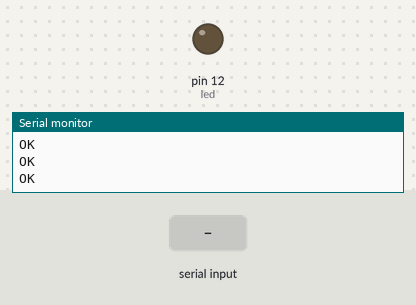
The sketch below on a simulated Arduino Uno, built with avr-gcc and run on an emulated ATmega328P. On the bench: output pins drawn as LEDs (lit = HIGH), the last lines printed to the serial monitor. The inputs (shaded band) are chosen by the test bench. The modem accepts every AT command (registered, SIM ready, sends succeed) and sends nothing else.

Above: at 3.4 s.
3.5 s: "Led_on" received over the second serial link
At 5.6 s:
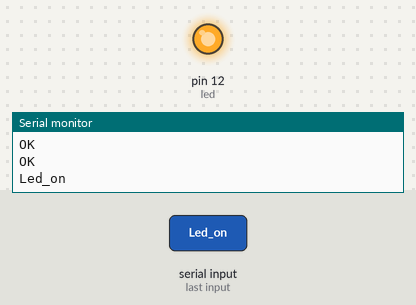
6.0 s: "Led_off" received over the second serial link
At 7.4 s:
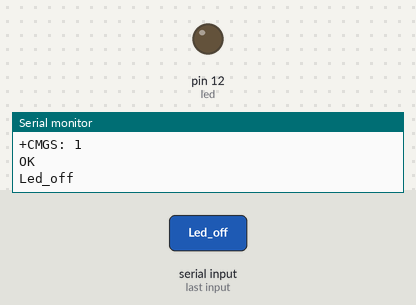
Timing chart, 0 to 9.0 s (numbered marks = the images above; inputs shaded):
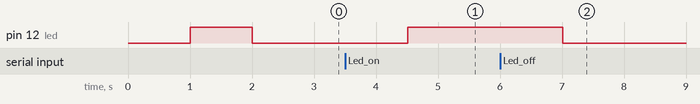

The sketch:

sketch_sep16a_LED_ON_SMS.ino
```cpp
#include <SoftwareSerial.h> // Library for using serial communication
SoftwareSerial mySerial(3, 2);

String incomingData;   // for storing incoming serial data
String message = "";   // A String for storing the message
int led = 12;    // Initialized a pin for led

void setup()
{
  Serial.begin(9600); // baudrate for serial monitor
  mySerial.begin(9600); // baudrate for GSM shield
  Serial.println("Initializing...");
  mySerial.println("AT"); //Once the handshake test is successful, it will back to OK
  delay(1000);

  pinMode(led, OUTPUT);   // Setting led pin as output pin
  digitalWrite(led, HIGH);  // Making led pin initailly low
  delay(1000);
  digitalWrite(led, LOW);
  // set SMS mode to temySerialt mode
  mySerial.print("AT+CMGF=1\r");
  delay(100);

  // set gsm module to tp show the output on serial out
  mySerial.print("AT+CNMI=2,2,0,0,0\r");
  delay(100);
}

void loop()
{
  //Function for receiving sms
  receive_message();

  // if received command is to turn on led
  if(incomingData.indexOf("Led_on")>=0)
  {
    digitalWrite(led, HIGH);
    message = "Led is turned ON";
    // Send a sms back to confirm that the led is turned on
    send_message(message);
  }

  // if received command is to turn off led
  if(incomingData.indexOf("Led_off")>=0)
  {
    digitalWrite(led, LOW);
    message = "Led is turned OFF";
    // Send a sms back to confirm that the led is turned off
    send_message(message);
  }
}

void receive_message()
{
  if (mySerial.available() > 0)
  {
    incomingData = mySerial.readString(); // Get the data from the serial port.
    Serial.print(incomingData);
    delay(10);
  }
}

void send_message(String message)
{
  mySerial.println("AT+CMGF=1");    //Set the GSM Module in TemySerialt Mode
  delay(100);
  mySerial.println("AT+CMGS=\"+2348105295597\""); // Replace it with your mobile number
  delay(100);
  mySerial.println(message);   // The SMS temySerialt you want to send
  delay(100);
  mySerial.println((char)26);  // ASCII code of CTRL+Z
  delay(100);
  mySerial.println();
  delay(1000);
}
```

Measured:
- after the input at 3.5 s, pin 12 (led): LOW → HIGH after 1.0 s
- after the input at 6.0 s, pin 12 (led): HIGH → LOW after 1.0 s
